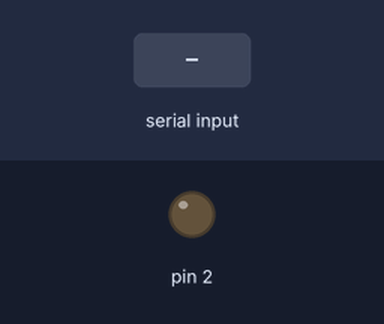
This sketch was run on a simulated Arduino Uno, built with avr-gcc and run on an emulated ATmega328P. Shown: output pins drawn as LEDs (lit = HIGH). The inputs (shaded band) are chosen by the test bench.

Above: at 1.2 s.
1.3 s: "1" received over Serial
At 2.01 s:
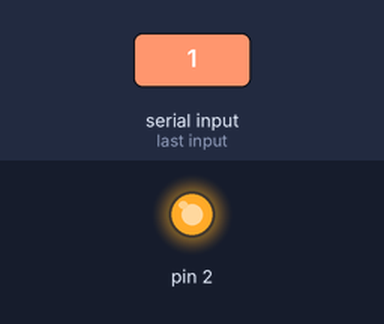
Timing chart, 0 to 4.3 s (numbered marks = the images above; inputs shaded):
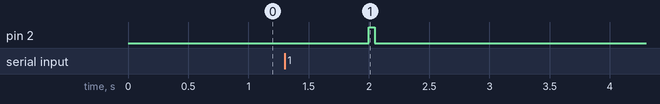

The sketch:

ledopen2.ino
```cpp
int value;

void setup()
{
Serial.begin(9600);
pinMode(2, OUTPUT);
}

void loop()
{
  if(Serial.available()>0)
  {
    value=Serial.read();

    if  (value == 1)
    {
    digitalWrite(2, HIGH);
    }
    else if(value == 0)
    {
    digitalWrite(2, LOW);
    }
    else if(value>2 ){
       digitalWrite(2, HIGH);
       delay(value);
       digitalWrite(2, LOW);
       delay(1000);
      }


  }
  delay(1000);
}
```

Measured:
- after the input at 1.3 s, pin 2: LOW → HIGH after 0.70 s, → LOW 0.05 s later
